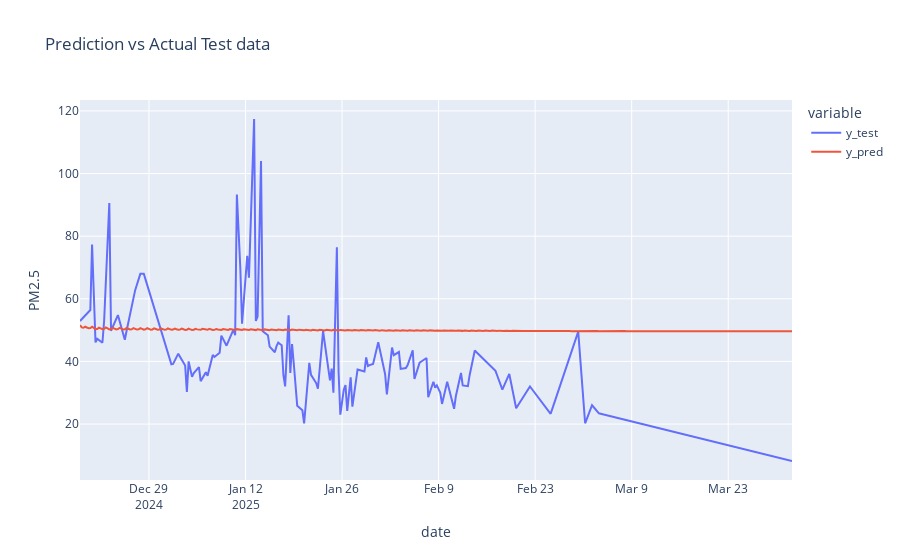

The notebook cell this image was saved under:
### Code cell
# Plot results
fig = px.line(
    data_frame= df_pred_test,
    title = "Prediction vs Actual Test data ",
    labels= {"value" : "PM2.5"}
)
fig.show()

### Figure 1 — Plotly figure (JSON) as saved in the notebook; plotly's stock layout.template omitted (floating-point values rounded to 4 significant figures; data arrays with more than 128 entries replaced by an {"elided": "..."} marker saying what was removed)
{"data": [{"hovertemplate": "variable=y_test<br>date=%{x}<br>PM2.5=%{y}<extra></extra>", "legendgroup": "y_test", "line": {"color": "#636efa", "dash": "solid"}, "marker": {"symbol": "circle"}, "mode": "lines", "name": "y_test", "orientation": "v", "showlegend": true, "type": "scatter", "x": {"elided": "414 str values"}, "xaxis": "x", "y": {"elided": "414 float values"}, "yaxis": "y"}, {"hovertemplate": "variable=y_pred<br>date=%{x}<br>PM2.5=%{y}<extra></extra>", "legendgroup": "y_pred", "line": {"color": "#EF553B", "dash": "solid"}, "marker": {"symbol": "circle"}, "mode": "lines", "name": "y_pred", "orientation": "v", "showlegend": true, "type": "scatter", "x": {"elided": "414 str values"}, "xaxis": "x", "y": {"elided": "414 float values"}, "yaxis": "y"}], "layout": {"legend": {"title": {"text": "variable"}, "tracegroupgap": 0}, "title": {"text": "Prediction vs Actual Test data "}, "xaxis": {"anchor": "y", "domain": [0, 1], "title": {"text": "date"}}, "yaxis": {"anchor": "x", "domain": [0, 1], "title": {"text": "PM2.5"}}}}
